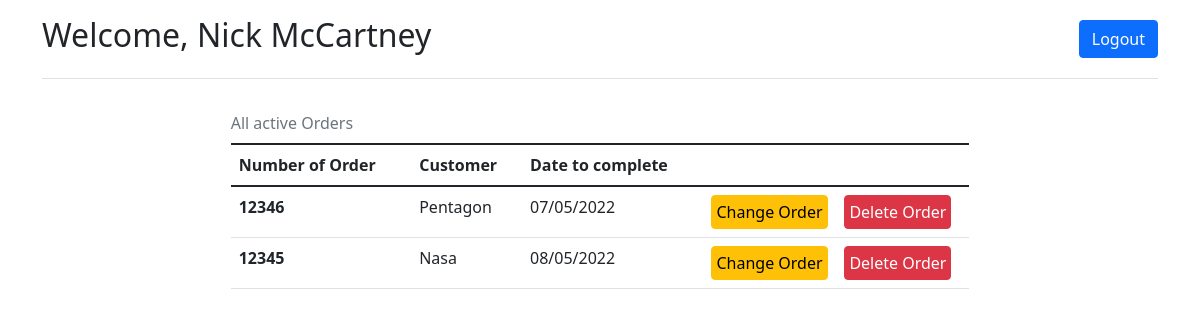
Screenshot of /add_order (signed in) with the database file from the repository.
### app/models.py (models this page shows)
class Employee(db.Model, UserMixin):
    id = db.Column(db.Integer, primary_key=True, nullable=False, autoincrement=True)
    first_name = db.Column("First name", db.String)
    last_name = db.Column("Last name", db.String)
    user_name = db.Column("Username", db.String, unique=True)
    password = db.Column("Password", db.String)
    admin = db.Column("Administrator", db.Boolean, default=False)
    processes = db.relationship('Process', backref='employee', lazy='dynamic')

class Order(db.Model):
    order_id = db.Column(db.Integer, primary_key=True, nullable=False)
    customer = db.Column("Name", db.String)
    completed = db.Column("Completed", db.Boolean, default=False)
    date_to_complete = db.Column("Date_to_complete", db.Date)
    products = db.relationship("Product", secondary=orders_products, back_populates="orders")
    processes_in_order = db.relationship('ProcessInOrder', backref='Order', lazy='dynamic')

### app/routes.py (the view, shortened to what this page needs)
@process_app.route('/add_order', methods=['get', 'post'])
@login_required
def add_order():
    table = models.Order.query.filter_by(completed=False).order_by(models.Order.date_to_complete.asc())
    form = AddOrder()
    form.product.choices = [
        (product.product_id, product.name) for product in models.Product.query.all()
    ]
    return render_template('add_order.html', form=form, table=table)

### app/__init__.py (called while the page is built)
@login_manager.user_loader
def load_user(user_id):
    return Employee.query.get(int(user_id))

### app/templates/add_order.html (shortened to what this page needs)
{% extends "base.html" %}
{% block content %}
<div class="container">
    <div class="row g-3 justify-content-md-center">
        <div class="col-8">
            <table class="table table-hover">
                <caption class="caption-top test-center">All active Orders</caption>
                <thead>
                <tr>
                    <th scope="col">Number of Order</th>
                    <th scope="col">Customer</th>
                    <th scope="col">Date to complete</th>
                    <th scope="col" style="width:18%;"></th>
                    <th scope="col" style="width:18%;"></th>
                </tr>
                </thead>
                <tbody>
                {% for order in table %}
                <tr>
                    <td class="fw-bold">{{ order.order_id }}</td>
                    <td>{{ order.customer }}</td>
                    <td>{{ order.date_to_complete.strftime('%d/%m/%Y') }}</td>
                    <td>
                        <a href="{{ url_for('remove_order', order_id=order.order_id) }}" class="btn btn-warning p-1">Change
                            Order</a>
                    </td>
                    <td>
                        <a href="{{ url_for('remove_order', order_id=order.order_id) }}" class="btn btn-danger p-1">Delete
                            Order</a>
                    </td>
                </tr>
                {% endfor %}
                </tbody>
            </table>
        </div>
    </div>
</div>
{% endblock %}

### app/templates/navbar.html (shortened to what this page needs)
<div class="container">
    <header class="d-flex flex-wrap align-items-center justify-content-center justify-content-md-between py-3 mb-4 border-bottom">
    {% if current_user.is_authenticated %}
    <h2>Welcome, {{ current_user.first_name}} {{ current_user.last_name}}</h2>
    {% endif %}
    <div class="col-md-3 text-end">
        {% if current_user.is_authenticated %}
        <a href="{{ url_for('logout') }}" class="btn btn-primary">Logout</a>
        {% else %}
        <a href="{{ url_for('login') }}" class="btn btn-outline-primary me-2">Login</a>
        {% endif %}
    </div>
</header>
</div>

### rows the page displays
Employee: first_name "Nick", last_name "McCartney"
Order: order_id "12346", customer "Pentagon", date_to_complete "07/05/2022"
Order: order_id "12345", customer "Nasa", date_to_complete "08/05/2022"
